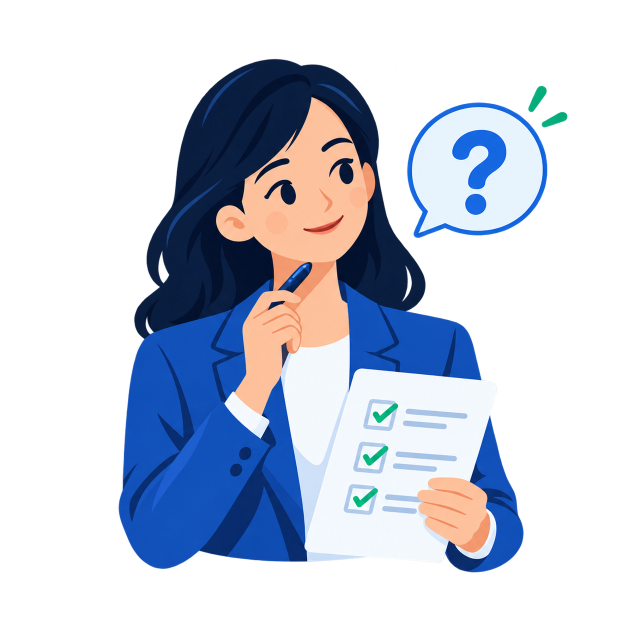
#> input picture assets/home-workflow-01-needs-v1.png, 1254 x 1254 px (shown at 1/2 size)
$ python build-home-workflow-question-gif.py
#> lines starting #> are read from the running program, lines starting #| are printed output that depends on the picture; after the words box and inside, x2 and y2 are one past the last pixel; in counts of white or black regions, pixels touching at a corner belong together
from collections import deque
from pathlib import Path

import numpy as np
from PIL import Image, ImageFilter


ROOT = Path(__file__).resolve().parents[1]
SOURCE = ROOT / "assets" / "home-workflow-01-needs-v1.png"
DESTINATION = ROOT / "assets" / "home-workflow-01-needs-animated-v1.gif"
SIZE = 512
FRAME_MS = 100
FRAME_COUNT = 24


def connected_pixels(alpha, seed):
    """Return the alpha-connected icon component around a known point."""
    height, width = alpha.shape
    start_x, start_y = seed
    if alpha[start_y, start_x] == 0:
        raise ValueError(f"The animation seed {seed} is transparent in {SOURCE.name}.")

    mask = np.zeros((height, width), dtype=bool)
    mask[start_y, start_x] = True
    queue = deque([seed])
    while queue:
        x, y = queue.pop()
        for next_x, next_y in ((x - 1, y), (x + 1, y), (x, y - 1), (x, y + 1)):
            if (
                0 <= next_x < width
                and 0 <= next_y < height
                and not mask[next_y, next_x]
                and alpha[next_y, next_x] > 0
            ):
                mask[next_y, next_x] = True
                queue.append((next_x, next_y))
    return mask


def alpha_layer(source, mask):
    pixels = np.array(source, copy=True)
    pixels[:, :, 3] = np.where(mask, pixels[:, :, 3], 0)
    return Image.fromarray(pixels, "RGBA")


def faded(layer, opacity):
    if opacity >= 1:
        return layer
    result = layer.copy()
    result.putalpha(result.getchannel("A").point(lambda value: round(value * opacity)))
    return result


def centered_scale(layer, scale, y_offset=0):
    bounds = layer.getbbox()
    if bounds is None:
        return layer
    patch = layer.crop(bounds)
    new_size = (max(1, round(patch.width * scale)), max(1, round(patch.height * scale)))
    patch = patch.resize(new_size, Image.Resampling.LANCZOS)
    center_x = (bounds[0] + bounds[2]) / 2
    center_y = (bounds[1] + bounds[3]) / 2 + y_offset
    layer_out = Image.new("RGBA", layer.size, (0, 0, 0, 0))
    layer_out.alpha_composite(
        patch,
        (round(center_x - patch.width / 2), round(center_y - patch.height / 2)),
    )
    return layer_out


def main():
    source = Image.open(SOURCE).convert("RGBA")
#> source is the input picture: PIL image 1254x1254 RGBA; mean R, G, B, A 46.6, 54, 69.2, 102.7
    pixels = np.asarray(source)
    red, green, blue, alpha = (pixels[:, :, channel].astype(np.int16) for channel in range(4))
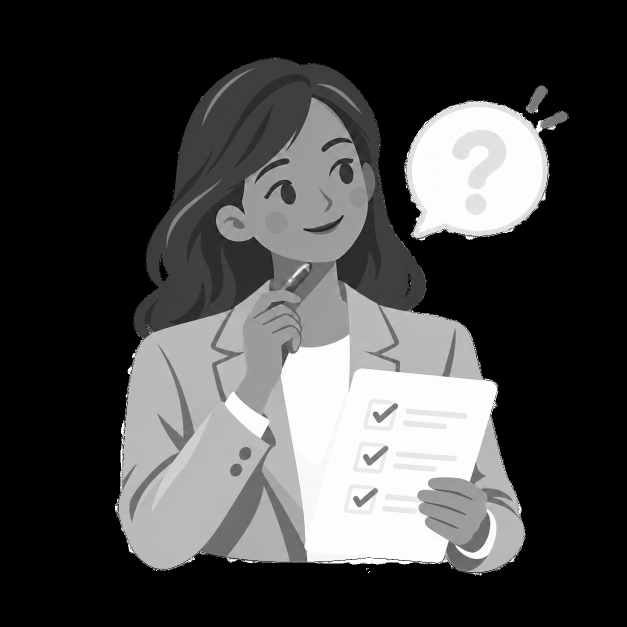
#> blue: shape (1254, 1254) int16 (shown at 1/2 size); min 0, max 255, mean 69.2
    height, width = alpha.shape
#> height = 1254; width = 1254

    # The bubble and question mark are one connected, opaque cutout in the source art.
    bubble_mask = connected_pixels(alpha, (950, 330))
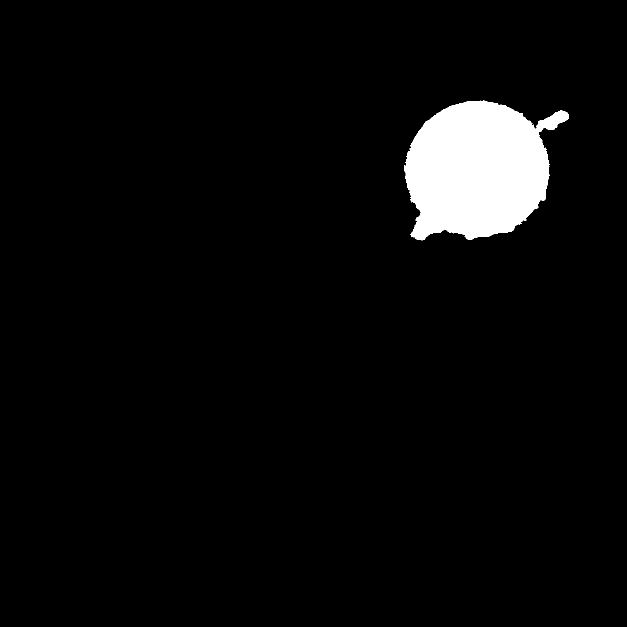
#> bubble_mask: shape (1254, 1254) bool (shown at 1/2 size); 4.1% white; 1 white region, box (x1, y1, x2, y2) and area: (809, 201, 1138, 481) 64339

    # Pick out the two green accent strokes so they can blink after the bubble appears.
    yy, xx = np.ogrid[:height, :width]
#> yy = 1254 values from 0 to 1253
    accent_mask = (
        (alpha > 12)
        & (xx >= 1030)
        & (yy >= 155)
        & (yy <= 270)
        & (green > red * 1.12)
        & (green > blue * 0.92)
        & ((green - red) > 24)
    )
#> accent_mask: shape (1254, 1254) bool; 0.12% white; 2 white regions, box (x1, y1, x2, y2) and area: (1056, 171, 1094, 225) 1014, (1083, 223, 1136, 256) 903
    # Retain the source stroke pixels and its narrow antialiased edge.
    accent_mask = np.asarray(
        Image.fromarray(accent_mask.astype(np.uint8) * 255).filter(ImageFilter.MaxFilter(3))
    ) > 0
#> accent_mask: shape (1254, 1254) bool; 0.15% white; 2 white regions, box (x1, y1, x2, y2) and area: (1055, 170, 1095, 226) 1202, (1082, 222, 1137, 257) 1079
    accent_mask &= xx < 1160

    # Separate the accent pixels from the rest of the bubble even where a stroke meets its rim.
    bubble_only_mask = bubble_mask & ~accent_mask
#> bubble_only_mask: shape (1254, 1254) bool; 4% white; 11 white regions (9 under 20 px), largest, box (x1, y1, x2, y2) and area: (809, 201, 1099, 481) 63164, (1092, 249, 1116, 260) 108
    clear_mask = bubble_mask | accent_mask
#> clear_mask: shape (1254, 1254) bool; 4.2% white; 2 white regions, box (x1, y1, x2, y2) and area: (809, 201, 1138, 481) 64400, (1055, 170, 1095, 226) 1202

    base_pixels = np.array(source, copy=True)
    base_pixels[:, :, 3] = np.where(clear_mask, 0, base_pixels[:, :, 3])
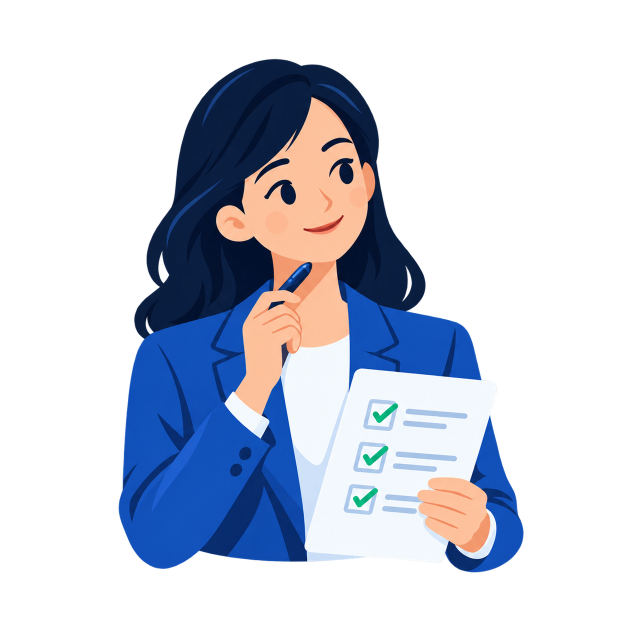
#> base_pixels: shape (1254, 1254, 4) (shown at 1/2 size); 4.16% of pixels changed, all inside (x1, y1, x2, y2) = (809, 171, 1138, 481); transparent parts drawn white
    base = Image.fromarray(base_pixels, "RGBA").resize((SIZE, SIZE), Image.Resampling.LANCZOS)
    bubble = alpha_layer(source, bubble_only_mask).resize((SIZE, SIZE), Image.Resampling.LANCZOS)
    accents = alpha_layer(source, accent_mask).resize((SIZE, SIZE), Image.Resampling.LANCZOS)
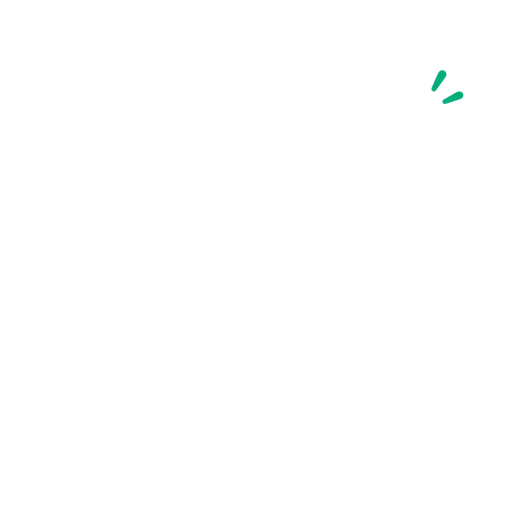
#> accents: PIL image 512x512 RGBA; mean R, G, B, A 0, 0.3, 0.2, 0.3; transparent parts drawn white

    base_bbox = bubble.getbbox()
#> base_bbox = (330, 81, 465, 197)
    accent_bbox = accents.getbbox()
#> accent_bbox = (429, 68, 466, 107)
    if base_bbox is None or accent_bbox is None:
        raise ValueError("Could not isolate the question bubble and its accent strokes.")

    print(f"Bubble pixels: {int(bubble_mask.sum())}; accent pixels: {int(accent_mask.sum())}")
#| Bubble pixels: 64339; accent pixels: 2281
    print(f"Bubble bounds at {SIZE}px: {base_bbox}; accent bounds: {accent_bbox}")
#| Bubble bounds at 512px: (330, 81, 465, 197); accent bounds: (429, 68, 466, 107)

    frames = []
    for index in range(FRAME_COUNT):
        # Pop the question bubble in, blink the green accents, then let the icon fade away.
        bubble_opacity, scale = 0.0, 1.0
        if index in (4, 5, 6):
            bubble_opacity, scale = ((0.28, 0.91), (0.62, 0.96), (1.0, 1.0))[index - 4]
        elif 7 <= index <= 14:
            bubble_opacity = 1.0
        elif index in (15, 16, 17):
            bubble_opacity, scale = ((0.82, 1.0), (0.56, 0.99), (0.28, 0.97))[index - 15]

        accent_opacity = {
            6: 0.4,
            7: 0.8,
            8: 1.0,
            9: 0.75,
            10: 0.3,
        }.get(index, 0.0)

        frame = base.copy()
        if bubble_opacity:
            frame.alpha_composite(faded(centered_scale(bubble, scale, y_offset=-index * 0.15), bubble_opacity))
        if accent_opacity:
            frame.alpha_composite(faded(accents, accent_opacity))
        frames.append(frame)
#> this loop made 24 passes
#> center_y in centered_scale on passes 5 to 16: 138.4, 138.2, 138.1, 137.9, 137.8, 137.7, 137.5, 137.3, 137.2, 137.1, 136.9, 136.8
#> after the loop, frames = 24 items

    # Reserve one GIF palette entry for transparency; flatten a copy only for color matching.
    palette_sample = Image.new("RGB", (SIZE * 4, SIZE * 6), (245, 248, 252))
    background = Image.new("RGBA", (SIZE, SIZE), (245, 248, 252, 255))
    for index, frame in enumerate(frames):
        visible = Image.alpha_composite(background, frame).convert("RGB")
        palette_sample.paste(visible, ((index % 4) * SIZE, (index // 4) * SIZE))
#> this loop made 24 passes
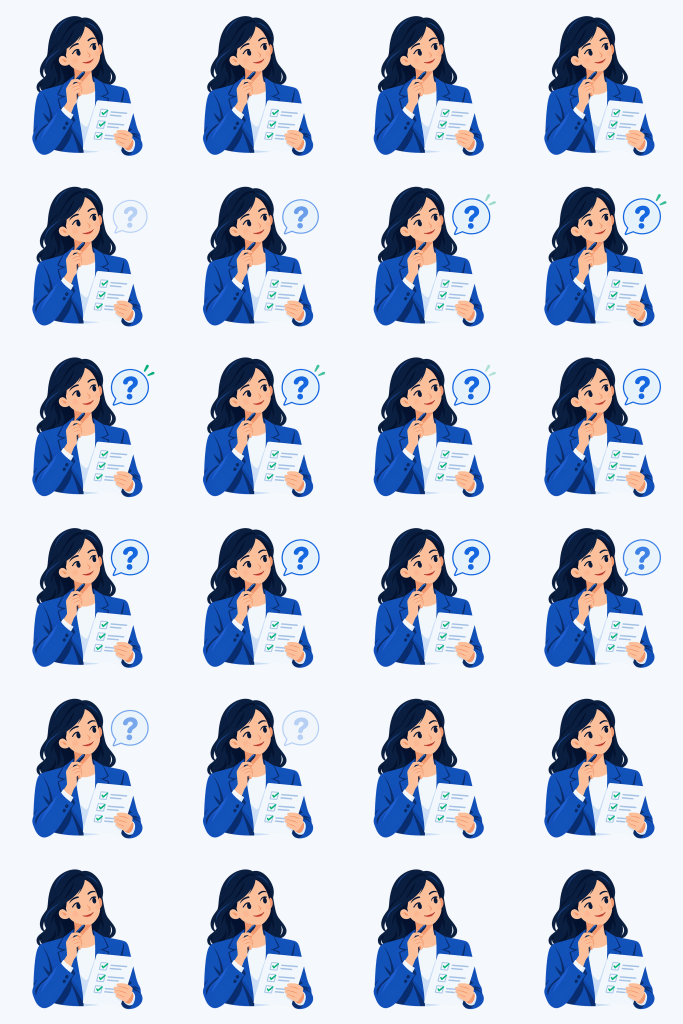
#> palette_sample: PIL image 2048x3072 RGB (shown at 1/3 size); mean R, G, B 193.7, 201.6, 217.8
    palette = palette_sample.quantize(colors=255, dither=Image.Dither.NONE)
    palette_values = palette.getpalette()[: 255 * 3]
#> palette_values = 765 values, max 255 at index 32, min 2 at index 762, mean 136.8

    indexed_frames = []
    for frame in frames:
        visible = Image.alpha_composite(background, frame).convert("RGB")
        quantized = visible.quantize(palette=palette, dither=Image.Dither.NONE)
        indices = np.asarray(quantized, dtype=np.uint8).copy() + 1
        visible_alpha = np.asarray(frame.getchannel("A").convert("1", dither=Image.Dither.FLOYDSTEINBERG))
        indices[visible_alpha == 0] = 0
        indexed = Image.fromarray(indices, "P")
        indexed.putpalette([0, 0, 0] + palette_values)
        indexed_frames.append(indexed)
#> this loop made 24 passes
#> pass 1, in main, `indices = np.asarray(quantized, dtype=np.uint8).copy() + 1`:
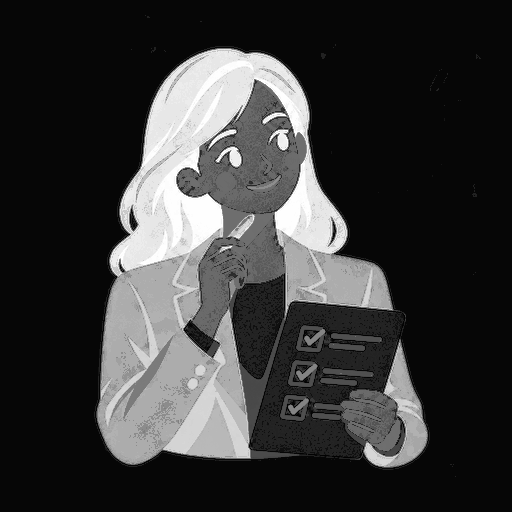
#> indices: shape (512, 512); min 1, max 255, mean 56
#> after the loop:
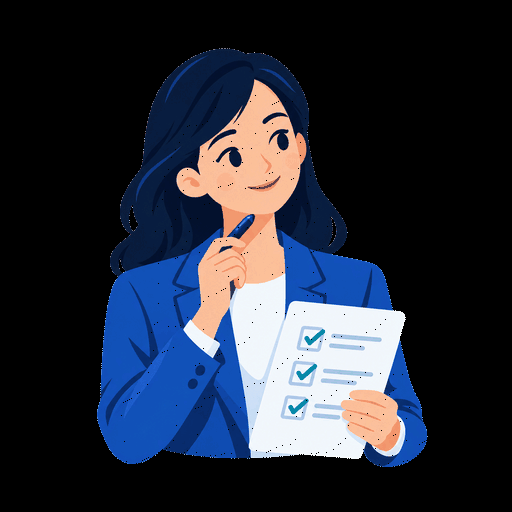
#> indexed: PIL image 512x512 P; mean R, G, B 39.3, 44.6, 57.7
#> after the loop, indexed_frames = 24 items

    indexed_frames[0].save(
        DESTINATION,
        save_all=True,
        append_images=indexed_frames[1:],
        loop=0,
        duration=FRAME_MS,
        disposal=2,
        transparency=0,
        optimize=True,
    )
    print(f"Saved {DESTINATION} ({DESTINATION.stat().st_size:,} bytes)")


if __name__ == "__main__":
    main()
